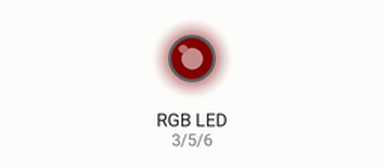
Bench run of a sketch on a simulated Arduino Uno, built with avr-gcc and run on an emulated ATmega328P. Parts: an RGB LED mixed from three pins (HIGH = lit). Dim RGB values are drawn brighter than linear.

Above: at 0.05 s.
At 3.85 s:
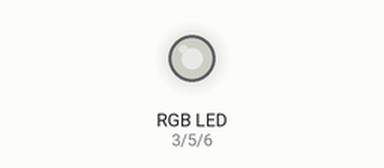
At 7.75 s:
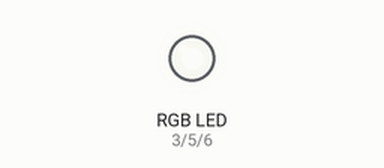
At 11.55 s:
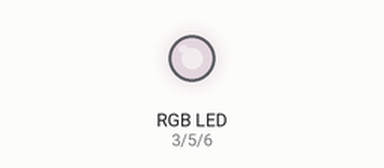
At 15.45 s:
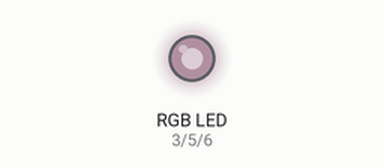
Timing chart, 0 to 21.7 s (numbered marks = the images above):
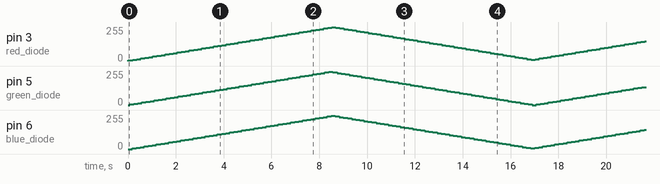

The sketch:

my_PWM.ino
```cpp
#define red_diode 3
#define green_diode 5
#define blue_diode 6

int r_impletion = 0;
int g_impletion = 0;
int b_impletion = 0;

int change = 5;
bool fade_in = true;

void setup() {
 pinMode(red_diode, OUTPUT);
 pinMode(green_diode, OUTPUT);
 pinMode(blue_diode, OUTPUT);
}

void loop() {
  fade_in_fade_out(red_diode, &r_impletion, 20);
  fade_in_fade_out(green_diode, &g_impletion, 50);
  fade_in_fade_out(blue_diode, &b_impletion, 100);
}

void fade_in_fade_out(int diode, int *impletion, int delay_time ){

 if ( (*impletion < 255) && (fade_in == true) ) {
  *impletion += change;
 } else {
  *impletion -= change;
 }
 if( (*impletion == 255) && (fade_in == true) ){
   fade_in = false;
 }
 if ( (*impletion == 0) && (fade_in == false) ){
    fade_in = true;
 }

 delay(delay_time);
 analogWrite(diode, *impletion);
}
```
